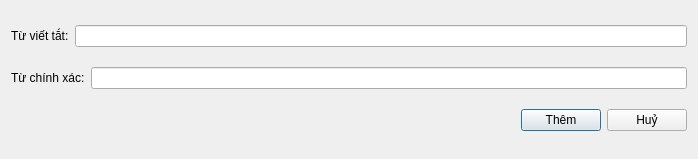
<?xml version="1.0" encoding="UTF-8"?>
<ui version="4.0">
 <class>Adds</class>
 <widget class="QDialog" name="Adds">
  <property name="geometry">
   <rect>
    <x>0</x>
    <y>0</y>
    <width>698</width>
    <height>159</height>
   </rect>
  </property>
  <property name="windowTitle">
   <string>Dialog</string>
  </property>
  <layout class="QVBoxLayout" name="verticalLayout">
   <item>
    <layout class="QHBoxLayout" name="horizontalLayout">
     <item>
      <widget class="QLabel" name="label">
       <property name="text">
        <string>Từ viết tắt:</string>
       </property>
      </widget>
     </item>
     <item>
      <widget class="QLineEdit" name="lineEditViettat"/>
     </item>
    </layout>
   </item>
   <item>
    <layout class="QHBoxLayout" name="horizontalLayout_2">
     <item>
      <widget class="QLabel" name="label_2">
       <property name="text">
        <string>Từ chính xác:</string>
       </property>
      </widget>
     </item>
     <item>
      <widget class="QLineEdit" name="lineEditVietchuan"/>
     </item>
    </layout>
   </item>
   <item>
    <layout class="QHBoxLayout" name="horizontalLayout_4">
     <item>
      <spacer name="horizontalSpacer">
       <property name="orientation">
        <enum>Qt::Horizontal</enum>
       </property>
       <property name="sizeHint" stdset="0">
        <size>
         <width>158</width>
         <height>20</height>
        </size>
       </property>
      </spacer>
     </item>
     <item>
      <layout class="QHBoxLayout" name="horizontalLayout_3">
       <item>
        <widget class="QPushButton" name="pushButtonThem">
         <property name="text">
          <string>Thêm</string>
         </property>
        </widget>
       </item>
       <item>
        <widget class="QPushButton" name="pushButtonHuy">
         <property name="text">
          <string>Huỷ</string>
         </property>
        </widget>
       </item>
      </layout>
     </item>
    </layout>
   </item>
  </layout>
 </widget>
 <resources/>
 <connections/>
</ui>
